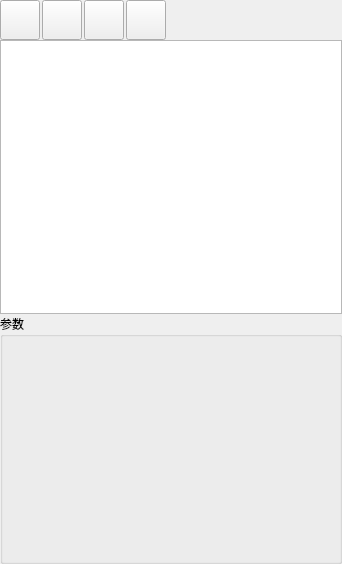
             <widget class="QWidget" name="scrollAreaWidgetContents">
              <property name="geometry">
               <rect>
                <x>0</x>
                <y>0</y>
                <width>342</width>
                <height>564</height>
               </rect>
              </property>
              <layout class="QVBoxLayout" name="verticalLayout_7" stretch="1,1,0">
               <property name="spacing">
                <number>0</number>
               </property>
               <property name="leftMargin">
                <number>0</number>
               </property>
               <property name="topMargin">
                <number>0</number>
               </property>
               <property name="rightMargin">
                <number>0</number>
               </property>
               <property name="bottomMargin">
                <number>0</number>
               </property>
               <item>
                <widget class="QWidget" name="groupImage_4" native="true">
                 <property name="sizePolicy">
                  <sizepolicy hsizetype="Preferred" vsizetype="Fixed">
                   <horstretch>0</horstretch>
                   <verstretch>0</verstretch>
                  </sizepolicy>
                 </property>
                 <property name="minimumSize">
                  <size>
                   <width>0</width>
                   <height>40</height>
                  </size>
                 </property>
                 <property name="maximumSize">
                  <size>
                   <width>16777215</width>
                   <height>16777215</height>
                  </size>
                 </property>
                 <property name="font">
                  <font>
                   <family>微软雅黑</family>
                   <pointsize>9</pointsize>
                  </font>
                 </property>
                 <layout class="QHBoxLayout" name="horizontalLayout_2" stretch="0,0,0,0,1">
                  <property name="spacing">
                   <number>2</number>
                  </property>
                  <property name="leftMargin">
                   <number>0</number>
                  </property>
                  <property name="topMargin">
                   <number>0</number>
                  </property>
                  <property name="rightMargin">
                   <number>0</number>
                  </property>
                  <property name="bottomMargin">
                   <number>0</number>
                  </property>
                  <item>
                   <widget class="QPushButton" name="btnAdd">
                    <property name="minimumSize">
                     <size>
                      <width>40</width>
                      <height>40</height>
                     </size>
                    </property>
                    <property name="contextMenuPolicy">
                     <enum>Qt::CustomContextMenu</enum>
                    </property>
                    <property name="icon">
                     <iconset resource="../../../QApplication/saribbonresouce.qrc">
                      <normaloff>:/skin/icon/icon/icons/light/appbar.add.png</normaloff>:/skin/icon/icon/icons/light/appbar.add.png</iconset>
                    </property>
                    <property name="iconSize">
                     <size>
                      <width>20</width>
                      <height>20</height>
                     </size>
                    </property>
                   </widget>
                  </item>
                  <item>
                   <widget class="QPushButton" name="btnSub">
                    <property name="sizePolicy">
                     <sizepolicy hsizetype="Expanding" vsizetype="Expanding">
                      <horstretch>0</horstretch>
                      <verstretch>0</verstretch>
                     </sizepolicy>
                    </property>
                    <property name="minimumSize">
                     <size>
                      <width>40</width>
                      <height>40</height>
                     </size>
                    </property>
                    <property name="icon">
                     <iconset resource="../../../QApplication/saribbonresouce.qrc">
                      <normaloff>:/skin/icon/icon/icons/light/delete.png</normaloff>:/skin/icon/icon/icons/light/delete.png</iconset>
                    </property>
                   </widget>
                  </item>
                  <item>
                   <widget class="QPushButton" name="btnMoveUp">
                    <property name="sizePolicy">
                     <sizepolicy hsizetype="Expanding" vsizetype="Expanding">
                      <horstretch>0</horstretch>
                      <verstretch>0</verstretch>
                     </sizepolicy>
                    </property>
                    <property name="minimumSize">
                     <size>
                      <width>40</width>
                      <height>40</height>
                     </size>
                    </property>
                    <property name="maximumSize">
                     <size>
                      <width>16777215</width>
                      <height>16777215</height>
                     </size>
                    </property>
                    <property name="text">
                     <string/>
                    </property>
                    <property name="icon">
                     <iconset resource="../../../QApplication/saribbonresouce.qrc">
                      <normaloff>:/skin/icon/icon/icons/light/appbar.arrow.up.png</normaloff>:/skin/icon/icon/icons/light/appbar.arrow.up.png</iconset>
                    </property>
                    <property name="iconSize">
                     <size>
                      <width>20</width>
                      <height>20</height>
                     </size>
                    </property>
                   </widget>
                  </item>
                  <item>
                   <widget class="QPushButton" name="btnMoveDown">
                    <property name="sizePolicy">
                     <sizepolicy hsizetype="Expanding" vsizetype="Expanding">
                      <horstretch>0</horstretch>
                      <verstretch>0</verstretch>
                     </sizepolicy>
                    </property>
                    <property name="minimumSize">
                     <size>
                      <width>40</width>
                      <height>40</height>
                     </size>
                    </property>
                    <property name="maximumSize">
                     <size>
                      <width>16777215</width>
                      <height>16777215</height>
                     </size>
                    </property>
                    <property name="text">
                     <string/>
                    </property>
                    <property name="icon">
                     <iconset resource="../../../QApplication/saribbonresouce.qrc">
                      <normaloff>:/skin/icon/icon/icons/light/appbar.arrow.down.png</normaloff>:/skin/icon/icon/icons/light/appbar.arrow.down.png</iconset>
                    </property>
                    <property name="iconSize">
                     <size>
                      <width>20</width>
                      <height>20</height>
                     </size>
                    </property>
                   </widget>
                  </item>
                  <item>
                   <spacer name="horizontalSpacer_5">
                    <property name="orientation">
                     <enum>Qt::Horizontal</enum>
                    </property>
                    <property name="sizeHint" stdset="0">
                     <size>
                      <width>40</width>
                      <height>20</height>
                     </size>
                    </property>
                   </spacer>
                  </item>
                 </layout>
                </widget>
               </item>
               <item>
                <widget class="QWidget" name="ROIwidget_2" native="true">
                 <property name="minimumSize">
                  <size>
                   <width>0</width>
                   <height>250</height>
                  </size>
                 </property>
                 <property name="font">
                  <font>
                   <family>微软雅黑</family>
                  </font>
                 </property>
                 <layout class="QVBoxLayout" name="verticalLayout_8">
                  <property name="spacing">
                   <number>2</number>
                  </property>
                  <property name="leftMargin">
                   <number>0</number>
                  </property>
                  <property name="topMargin">
                   <number>0</number>
                  </property>
                  <property name="rightMargin">
                   <number>0</number>
                  </property>
                  <property name="bottomMargin">
                   <number>0</number>
                  </property>
                  <item>
                   <widget class="QTableWidget" name="tableWidget">
                    <property name="sizePolicy">
                     <sizepolicy hsizetype="Preferred" vsizetype="Preferred">
                      <horstretch>0</horstretch>
                      <verstretch>0</verstretch>
                     </sizepolicy>
                    </property>
                    <property name="minimumSize">
                     <size>
                      <width>0</width>
                      <height>250</height>
                     </size>
                    </property>
                    <property name="font">
                     <font>
                      <family>微软雅黑</family>
                      <pointsize>8</pointsize>
                     </font>
                    </property>
                    <property name="mouseTracking">
                     <bool>true</bool>
                    </property>
                    <property name="verticalScrollBarPolicy">
                     <enum>Qt::ScrollBarAsNeeded</enum>
                    </property>
                    <property name="horizontalScrollBarPolicy">
                     <enum>Qt::ScrollBarAlwaysOff</enum>
                    </property>
                    <property name="alternatingRowColors">
                     <bool>false</bool>
                    </property>
                    <property name="selectionMode">
                     <enum>QAbstractItemView::SingleSelection</enum>
                    </property>
                    <property name="selectionBehavior">
                     <enum>QAbstractItemView::SelectRows</enum>
                    </property>
                    <property name="rowCount">
                     <number>0</number>
                    </property>
                    <attribute name="horizontalHeaderVisible">
                     <bool>false</bool>
                    </attribute>
                    <attribute name="horizontalHeaderCascadingSectionResizes">
                     <bool>true</bool>
                    </attribute>
                    <attribute name="horizontalHeaderMinimumSectionSize">
                     <number>0</number>
                    </attribute>
                    <attribute name="horizontalHeaderDefaultSectionSize">
                     <number>110</number>
                    </attribute>
                    <attribute name="horizontalHeaderShowSortIndicator" stdset="0">
                     <bool>false</bool>
                    </attribute>
                    <attribute name="horizontalHeaderStretchLastSection">
                     <bool>true</bool>
                    </attribute>
                    <attribute name="verticalHeaderVisible">
                     <bool>false</bool>
                    </attribute>
                    <attribute name="verticalHeaderCascadingSectionResizes">
                     <bool>true</bool>
                    </attribute>
                    <attribute name="verticalHeaderMinimumSectionSize">
                     <number>0</number>
                    </attribute>
                    <attribute name="verticalHeaderDefaultSectionSize">
                     <number>32</number>
                    </attribute>
                    <attribute name="verticalHeaderHighlightSections">
                     <bool>false</bool>
                    </attribute>
                    <attribute name="verticalHeaderShowSortIndicator" stdset="0">
                     <bool>true</bool>
                    </attribute>
                    <attribute name="verticalHeaderStretchLastSection">
                     <bool>false</bool>
                    </attribute>
                    <column>
                     <property name="text">
                      <string>名称</string>
                     </property>
                     <property name="font">
                      <font>
                       <pointsize>8</pointsize>
                      </font>
                     </property>
                     <property name="textAlignment">
                      <set>AlignCenter</set>
                     </property>
                    </column>
                    <column>
                     <property name="text">
                      <string>参数</string>
                     </property>
                     <property name="font">
                      <font>
                       <pointsize>8</pointsize>
                      </font>
                     </property>
                     <property name="textAlignment">
                      <set>AlignCenter</set>
                     </property>
                    </column>
                   </widget>
                  </item>
                 </layout>
                </widget>
               </item>
               <item>
                <widget class="QGroupBox" name="ROIgroupBox_3">
                 <property name="minimumSize">
                  <size>
                   <width>0</width>
                   <height>250</height>
                  </size>
                 </property>
                 <property name="font">
                  <font>
                   <family>微软雅黑</family>
                  </font>
                 </property>
                 <property name="title">
                  <string>参数</string>
                 </property>
                 <layout class="QGridLayout" name="gridLayout">
                  <property name="leftMargin">
                   <number>0</number>
                  </property>
                  <property name="topMargin">
                   <number>0</number>
                  </property>
                  <property name="rightMargin">
                   <number>0</number>
                  </property>
                  <property name="bottomMargin">
                   <number>0</number>
                  </property>
                  <property name="spacing">
                   <number>0</number>
                  </property>
                  <item row="0" column="0">
                   <widget class="QWidget" name="widget_param" native="true">
                    <property name="maximumSize">
                     <size>
                      <width>16777215</width>
                      <height>16777215</height>
                     </size>
                    </property>
                    <layout class="QGridLayout" name="gridLayout_3">
                     <property name="leftMargin">
                      <number>0</number>
                     </property>
                     <property name="topMargin">
                      <number>0</number>
                     </property>
                     <property name="rightMargin">
                      <number>0</number>
                     </property>
                     <property name="bottomMargin">
                      <number>0</number>
                     </property>
                     <property name="spacing">
                      <number>0</number>
                     </property>
                     <item row="0" column="0">
                      <layout class="QGridLayout" name="ParamLayout">
                       <property name="spacing">
                        <number>0</number>
                       </property>
                      </layout>
                     </item>
                    </layout>
                   </widget>
                  </item>
                  <item row="1" column="0">
                   <widget class="QWidget" name="widget_paramLimit" native="true">
                    <property name="maximumSize">
                     <size>
                      <width>16777215</width>
                      <height>16777215</height>
                     </size>
                    </property>
                    <layout class="QGridLayout" name="gridLayout_5">
                     <property name="leftMargin">
                      <number>0</number>
                     </property>
                     <property name="topMargin">
                      <number>0</number>
                     </property>
                     <property name="rightMargin">
                      <number>0</number>
                     </property>
                     <property name="bottomMargin">
                      <number>0</number>
                     </property>
                     <property name="spacing">
                      <number>0</number>
                     </property>
                     <item row="0" column="0">
                      <layout class="QGridLayout" name="ParamLimitLayout">
                       <property name="spacing">
                        <number>0</number>
                       </property>
                      </layout>
                     </item>
                    </layout>
                   </widget>
                  </item>
                 </layout>
                </widget>
               </item>
              </layout>
             </widget>
